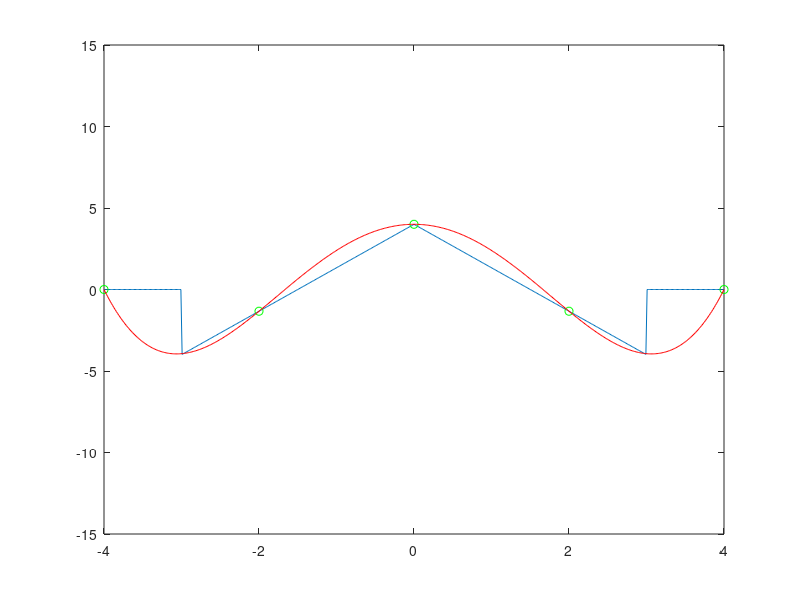

This figure's MATLAB source:
clear all
clc
close all

prompt  = {'Nb de Points de collocation','Nb de points de tracer'};
title   = 'Interpolation';
lines= 1;
def     = {'4','500'};
q = inputdlg(prompt,title,lines,def);
n=str2num(q{1});
nt=str2num(q{2});

% tracer du sinus
x0=(-4:8/nt:4)';
for i=1:size(x0,1)
   if abs(x0(i))>=3
       y0(i)=0;
   else
       y0(i)=4*(1-abs(2*x0(i)/3));
   end
end
plot(x0,y0);
hold on

% points de collocation
xc=(-4:8/n:4)';
for i=1:size(xc,1)
   if abs(xc(i))>=3
       yc(i)=0;
   else
       yc(i)=4*(1-abs(2*xc(i)/3));
   end
end
yc=yc';

plot(xc,yc,'go');

% Table des polynomes de Lagrange pour tout x0
    n=size(xc,1);
    nt=size(x0,1);
    P=ones(nt,n);
    for i=1:n
        for j=1:n
            if(i~=j)
                P(:,i)=P(:,i).*(x0-xc(j))./(xc(i)-xc(j));
            end
        end
    end

% le polynome
y=P*yc;
% tracer de la courbe d'interpolation
plot(x0,y,'r')
axis([-4 4 -15 15])
hold off

